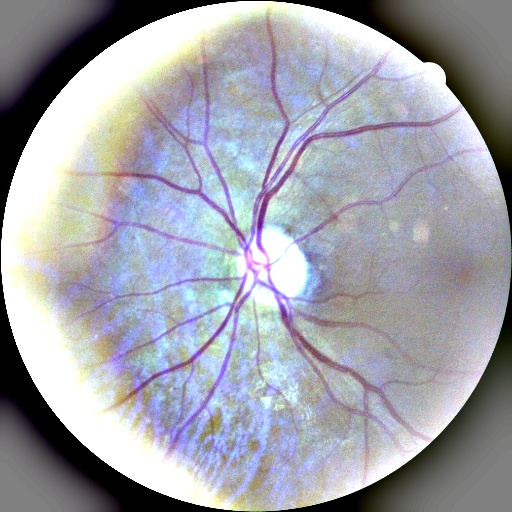
#> input picture input/train/0/10_left.jpeg, 512 x 512 px
$ python -i data_classify_to_level.py   (imports and definitions only)
#> lines starting #> are read from the running program, lines starting #| are printed output that depends on the picture; after the words box and inside, x2 and y2 are one past the last pixel; in counts of white or black regions, pixels touching at a corner belong together
#> in load_ben_color, image is the input picture: shape (512, 512, 3); mean B, G, R 170.7, 161.8, 160.4
# -*- coding: utf-8 -*-
"""
Created on Tue Oct 29 20:23:21 2019

@author: jeff
"""


import os
import numpy as np # linear algebra
import pandas as pd # data processing, CSV file I/O (e.g. pd.read_csv)
import cv2
import matplotlib.pyplot as plt # showing and rendering figures

IMG_SIZE = 512


def crop_image1(img,tol=7):
    # img is image data
    # tol  is tolerance
    mask = img>tol
    return img[np.ix_(mask.any(1),mask.any(0))]

def crop_image_from_gray(img,tol=7):
#> called with tol = 7
    if img.ndim ==2:
        mask = img>tol
        return img[np.ix_(mask.any(1),mask.any(0))]
    elif img.ndim==3:
        gray_img = cv2.cvtColor(img, cv2.COLOR_RGB2GRAY)
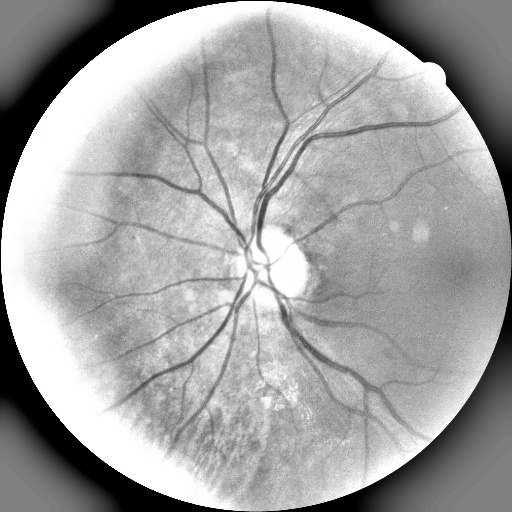
#> gray_img: shape (512, 512); min 0, max 255, mean 162.4
        mask = gray_img>tol
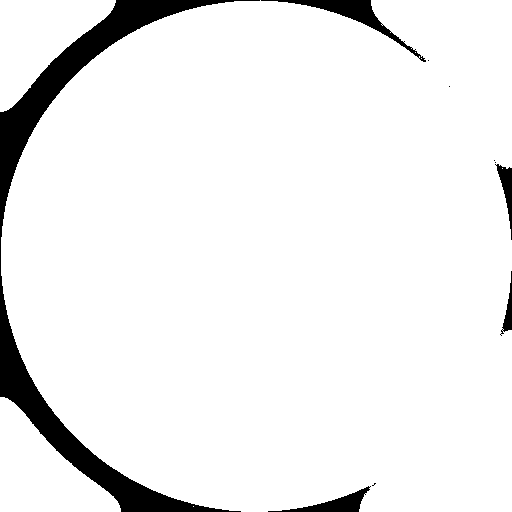
#> mask: shape (512, 512) bool; 93.5% white; 10 black regions (5 under 20 px), largest, box (x1, y1, x2, y2) and area: (0, 0, 260, 512) 14066, (261, 0, 426, 62) 1463, (268, 486, 371, 512) 830, (495, 164, 512, 240) 468, (500, 271, 512, 336) 269
        check_shape = img[:,:,0][np.ix_(mask.any(1),mask.any(0))].shape[0]
#> check_shape = 512
        if (check_shape == 0): # image is too dark so that we crop out everything,
            return img # return original image
        else:
            img1=img[:,:,0][np.ix_(mask.any(1),mask.any(0))]
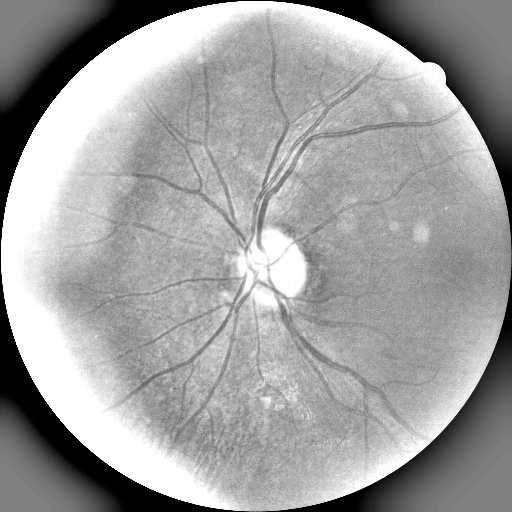
#> img1: shape (512, 512); min 0, max 255, mean 160.4
            img2=img[:,:,1][np.ix_(mask.any(1),mask.any(0))]
            img3=img[:,:,2][np.ix_(mask.any(1),mask.any(0))]
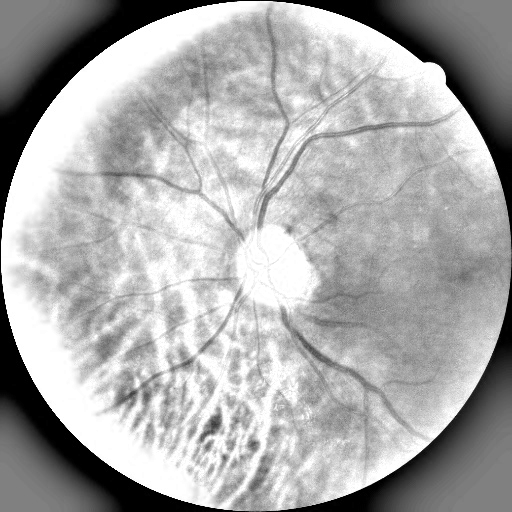
#> img3: shape (512, 512); min 0, max 255, mean 170.7
            img = np.stack([img1,img2,img3],axis=-1)

        return img

def load_ben_color(path, sigmaX=10):
    image = cv2.imread(path)
    image = cv2.cvtColor(image, cv2.COLOR_BGR2RGB)
    image = crop_image_from_gray(image)
    image = cv2.resize(image, (IMG_SIZE, IMG_SIZE))
    image=cv2.addWeighted ( image,4, cv2.GaussianBlur( image , (0,0) , sigmaX) ,-4 ,128)
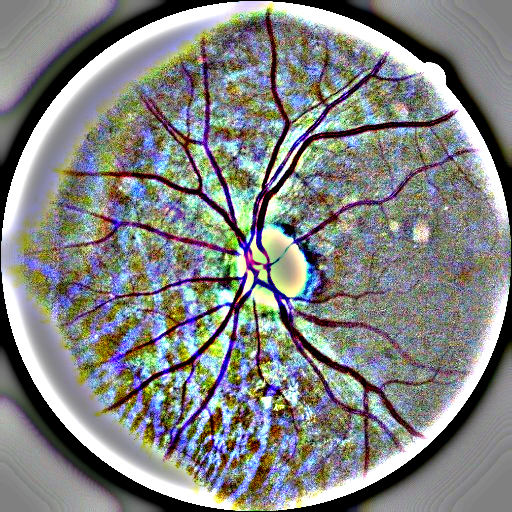
#> image: shape (512, 512, 3); mean R, G, B 129.8, 132, 130.7
    return image


base_image_dir = os.path.join('input', 'resized_train_cropped')
# [1 line that did not run here, left out]

# [1 line that did not run here, left out]
# [2 lines that did not run here, left out]

# [1 line that did not run here, left out]
# [1 line not run here, left out]


# Check directory different level
level_classes = [0,1,2,3,4]
# [12 lines not run here, left out]

>>> result = load_ben_color('input/train/0/10_left.jpeg')

$ run again, on input/train/0/10_right.jpeg
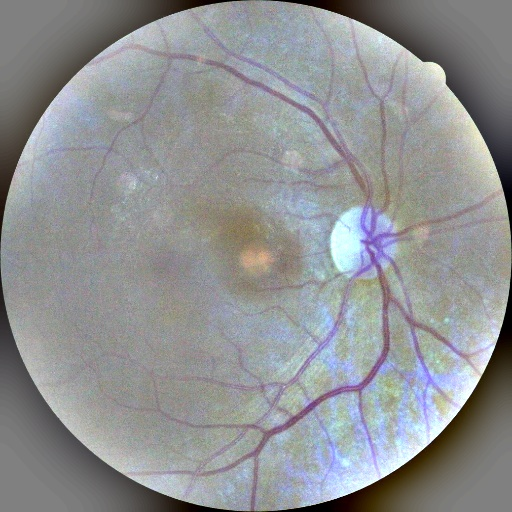
#> input picture input/train/0/10_right.jpeg, 512 x 512 px
#> in load_ben_color, image is the input picture: shape (512, 512, 3); mean B, G, R 147.6, 146.1, 144.3
#> in crop_image_from_gray, `mask = gray_img>tol`:
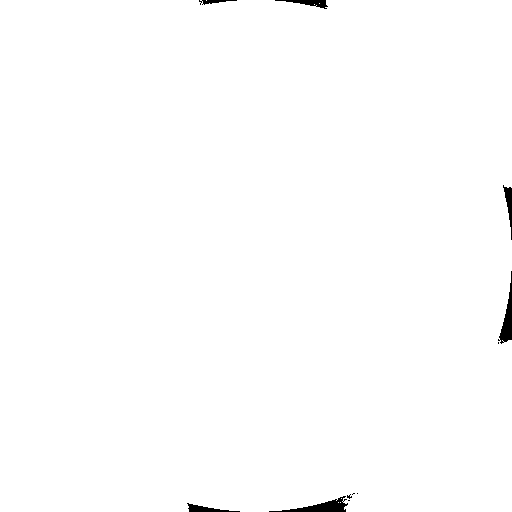
#> mask: shape (512, 512) bool; 99.4% white; 11 black regions (5 under 20 px), largest, box (x1, y1, x2, y2) and area: (269, 496, 348, 512) 475, (498, 271, 512, 344) 401, (275, 0, 328, 9) 205, (503, 185, 512, 240) 203, (187, 503, 240, 512) 198, (199, 0, 237, 5) 90
#> in load_ben_color, `image=cv2.addWeighted ( image,4, cv2.GaussianBlur( image , (0,0) , sig..`:
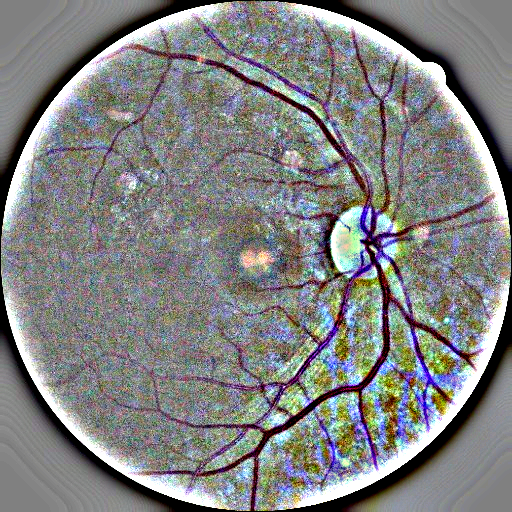
#> image: shape (512, 512, 3); mean R, G, B 128.6, 129.4, 129.1
